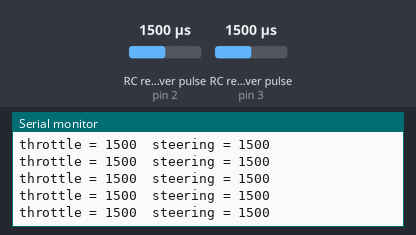
Recording of a sketch running on a simulated Arduino Uno, built with avr-gcc and run on an emulated ATmega328P. Parts: the last lines printed to the serial monitor. Wiring (inferred from the names in the program): 2 × RC receiver channel: data pin 2 / data pin 3. Inputs (shaded band) come from the test bench; at power-on: RC receiver pulse (sensors on pin 3, pin 2) 1500 µs.

Above: at 1.2 s.
1.3 s: RC receiver pulse (sensor on pin 3) set to 1020 µs
At 2.4 s:
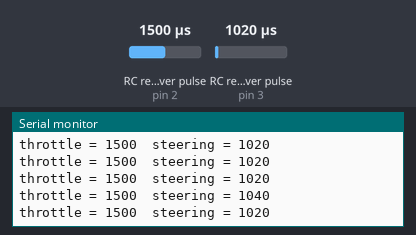
4.3 s: RC receiver pulse (sensor on pin 2) set to 1020 µs
At 5.4 s:
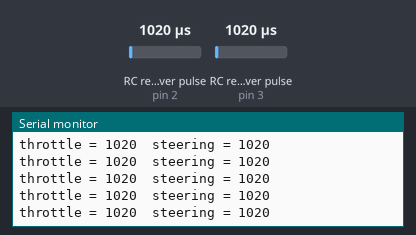
7.3 s: RC receiver pulse (sensor on pin 2) set to 1250 µs
At 8.3 s:
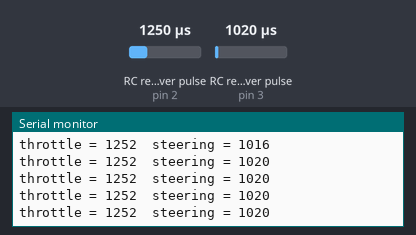
10.3 s: RC receiver pulse (sensor on pin 3) set to 1250 µs
At 11.4 s:
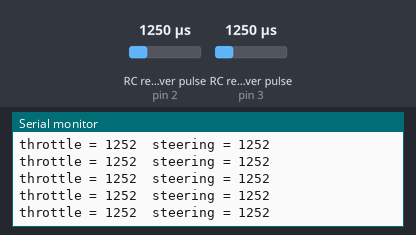
Timing chart, 0 to 13.3 s (numbered marks = the images above; inputs shaded):
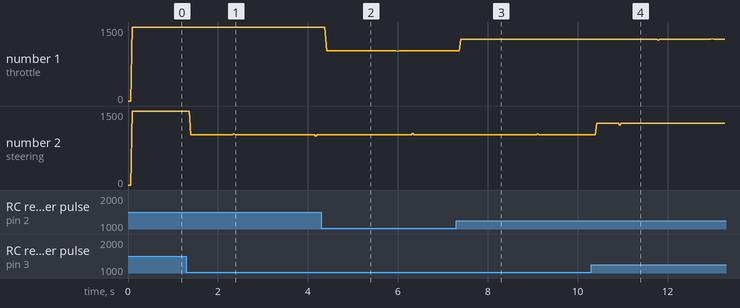

The sketch:

minimalTwoChannel.ino
```cpp
/*
   Minimal RC receiver decoding
   Using two interrupt pins for input

   Change log:

   1 May 2022 - MS - Initial entry

   Based on
   https://www.instructables.com/Rc-Controller-for-Better-Control-Over-Arduino-Proj/
   from geeky singh 14th dec 2015 for instructables.com

   This code is in the public domain

*/

// Pins 2 and 3 are the hardware interrupt pins
#define THROTTLE_IN_PIN 2
#define STEERING_IN_PIN 3

// These bit flags are set in bUpdateFlagsShared to indicate which
// channels have new signals
#define THROTTLE_FLAG 1
#define STEERING_FLAG 2

// holds the update flags defined above
volatile uint8_t bUpdateFlagsShared;

// shared variables are updated by the ISR and read by loop.
// In loop we immediatley take local copies so that the ISR can keep ownership of the
// shared ones. To access these in loop
// we first turn interrupts off with noInterrupts
// we take a copy to use in loop and the turn interrupts back on
// as quickly as possible, this ensures that we are always able to receive new signals
volatile uint16_t unThrottleInShared;
volatile uint16_t unSteeringInShared;

// These are used to record the rising edge of a pulse in the calcInput functions
// They do not need to be volatile as they are only used in the ISR. If we wanted
// to refer to these in loop and the ISR then they would need to be declared volatile
uint32_t ulThrottleStart;
uint32_t ulSteeringStart;


unsigned long pulse_time  ;

void setup()
{
  Serial.begin(9600);
  Serial.println("hello");

  // Attach the ISR to the interrupt, specifying that we want an interrupt
  // on any change of the signal (i.e. both rising and falling)
  attachInterrupt(0 /* INT0 = THROTTLE_IN_PIN */, calcThrottle, CHANGE);
  attachInterrupt(1 /* INT1 = STEERING_IN_PIN */, calcSteering, CHANGE);

  pulse_time = millis() ;
}

void loop()
{
  // create local variables to hold a local copies of the channel inputs
  // these are declared static so that thier values will be retained
  // between calls to loop.
  static uint16_t unThrottleIn;
  static uint16_t unSteeringIn;
  // local copy of update flags
  static uint8_t bUpdateFlags;

  // check shared update flags to see if any channels have a new signal
  if (bUpdateFlagsShared)
  {
    noInterrupts(); // turn interrupts off quickly while we take local copies of the shared variables
    pulse_time = millis() ;
    // take a local copy of which channels were updated in case we need to use this in the rest of loop
    bUpdateFlags = bUpdateFlagsShared;

    // in the current code, the shared values are always populated
    // so we could copy them without testing the flags
    // however in the future this could change, so lets
    // only copy when the flags tell us we can.

    if (bUpdateFlags & THROTTLE_FLAG)
    {
      unThrottleIn = unThrottleInShared;
    }

    if (bUpdateFlags & STEERING_FLAG)
    {
      unSteeringIn = unSteeringInShared;
    }

    // clear shared copy of updated flags as we have already taken the updates
    // we still have a local copy if we need to use it in bUpdateFlags
    bUpdateFlagsShared = 0;

    interrupts(); // we have local copies of the inputs, so now we can turn interrupts back on
    // as soon as interrupts are back on, we can no longer use the shared copies, the interrupt
    // service routines own these and could update them at any time. During the update, the
    // shared copies may contain junk. Luckily we have our local copies to work with :-)
  }


  // do any processing from here onwards
  // only use the local values unAuxIn, unThrottleIn and unSteeringIn, the shared
  // variables unAuxInShared, unThrottleInShared, unSteeringInShared are always owned by
  // the interrupt routines and should not be used in loop

  // we are checking to see if the channel value has changed, this is indicated
  // by the flags. For the simple pass through we don't really need this check,
  // but for a more complex project where a new signal requires significant processing
  // this allows us to only calculate new values when we have new inputs, rather than
  // on every cycle.
  if (bUpdateFlags & THROTTLE_FLAG)
  {
    /* I'm not sure what this means (from geeky singh's code):
      // A good idea would be to check the before and after value,
      // if they are not equal we are receiving out of range signals
      // this could be an error, interference or a transmitter setting change
      // in any case its a good idea to at least flag it to the user somehow
    */

    // Optional
    // unThrottleIn = constrain(unThrottleIn, unThrottleMin, unThrottleMax);
  }

  if (bUpdateFlags & STEERING_FLAG)
  {
    //unSteeringIn = constrain(unSteeringIn, unSteeringMin, unSteeringMax);
  }

  // Clear the flags
  bUpdateFlags = 0;

  Serial.print("throttle = ");
  Serial.print(unThrottleIn);
  Serial.print("\tsteering = ");
  Serial.print(unSteeringIn);
  Serial.println();
}


// simple interrupt service routine
void calcThrottle()
{
  // if the pin is high, its a rising edge of the signal pulse, so lets record its value
  if (digitalRead(THROTTLE_IN_PIN) == HIGH)
  {
    ulThrottleStart = micros();
  }
  else
  {
    // else it must be a falling edge, so lets get the time and subtract the time of the rising edge
    // this gives use the time between the rising and falling edges i.e. the pulse duration.
    unThrottleInShared = (uint16_t)(micros() - ulThrottleStart);
    // use set the throttle flag to indicate that a new throttle signal has been received
    bUpdateFlagsShared |= THROTTLE_FLAG;
  }
}

void calcSteering()
{
  if (digitalRead(STEERING_IN_PIN) == HIGH)
  {
    ulSteeringStart = micros();
  }
  else
  {
    unSteeringInShared = (uint16_t)(micros() - ulSteeringStart);
    bUpdateFlagsShared |= STEERING_FLAG;
  }
}
```

Measured:
- after the input at 1.3 s, the serial monitor: prints a new line after 0.10 s (image 1)
- after the input at 4.3 s, the serial monitor: prints a new line after 0.12 s (image 2)
- after the input at 7.3 s, the serial monitor: prints a new line after 0.10 s (image 3)
- after the input at 10.3 s, the serial monitor: prints a new line after 0.12 s (image 4)
- plotted number 1: 1020 → 1252 after the input at 7.3 s
- plotted number 2: 1500 → 1020 after the input at 1.3 s
